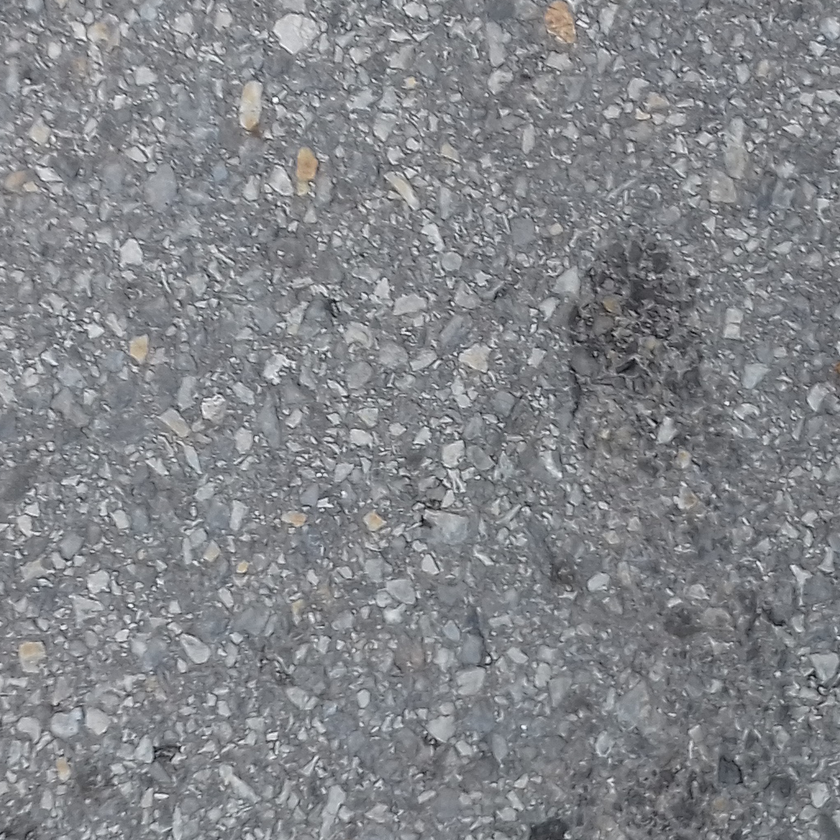
#> input picture assignment_3/images/train/asphalt/asphalt_04.png, 840 x 840 px, shrunk from 1025 x 1025 before the run
$ python main.py
#> lines starting #> are read from the running program, lines starting #| are printed output that depends on the picture
### assignment_3/glcm.py
import numpy as np

def glcm_hist_dict(image):
    height, width = image.shape
    list_histogram = []
    image_histogram = {}
    glcm_dict = {}
    for i, x in zip(range(height), range(height)):
        for j, y in zip(range(width), range(width - 1)):
            pixel_pair = (image[x, y], image[x, y + 1])
            if pixel_pair in glcm_dict:
                glcm_dict[pixel_pair] += 1
            else:
                glcm_dict[pixel_pair] = 1
            if image[i, j] in image_histogram:
                image_histogram[image[i, j]] += 1
            else:
                image_histogram[image[i, j]] = 1
                list_histogram.insert(0, image[i, j])
    list_histogram.sort()
    return [list_histogram, image_histogram, glcm_dict]

def glcm_mounter(image):
    list_histogram, image_histogram, glcm_dict = glcm_hist_dict(image)
    aux_shape = len(list_histogram)

    matrix_glcm = np.zeros((aux_shape, aux_shape), dtype=np.float32)

    for n, i in zip(list_histogram, range(aux_shape)):
        for m, j in zip(list_histogram, range(aux_shape)):
            if (n, m) in glcm_dict:
                matrix_glcm[i, j] = glcm_dict[(n, m)]

    return matrix_glcm

### assignment_3/features.py
import numpy as np
import matplotlib.pyplot as plt


# [62 lines left out: functions contrast, energy, homogeneity, correlation, not called in this run]

def all_features(matrix, exclude = 0):
    height, width = matrix.shape
    sum_contrast = 0
    sum_corr = 0
    sum_energy = 0
    sum_homogeneity = 0
    list_sum_i = []
    list_sum_j = []

    for i, j in zip(range(height), range(width)):
        sum_i = np.sum(matrix[i, :])
        sum_j = np.sum(matrix[:, j])
        list_sum_i.append(sum_i)
        list_sum_j.append(sum_j)

    average_sum_i = 0
    average_sum_j = 0
    if exclude != 4:
        for i in range(1, height + 1):
            average_sum_i += i * (list_sum_i[i - 1])
        for j in range(1, width + 1):
            average_sum_j += j * (list_sum_j[j - 1])

        sum_aux = 0
        for i in range(1, height + 1):
            sum_aux += ((i - average_sum_i) ** 2) * list_sum_i[i - 1]
        std_i = sum_aux ** (1 / 2)
        sum_aux = 0
        for j in range(1, width + 1):
            sum_aux += ((j - average_sum_j) ** 2) * list_sum_j[j - 1]
        std_j = sum_aux ** (1 / 2)

    for i in range(1, height + 1):
        for j in range(1, width + 1):
            if exclude != 1:
                sum_contrast += ((abs(i - j))**2) * matrix[i - 1, j - 1]
            if exclude != 2:
                sum_energy += (matrix[i - 1, j - 1])**2
            if exclude != 3:
                sum_homogeneity += matrix[i - 1, j - 1]/(1 + (abs(i - j)))
            if exclude != 4:
                sum_corr += ((i - average_sum_i) * (j - average_sum_j) *
                                 matrix[i - 1, j - 1]) / (std_i * std_j)

    if(exclude == 3):
        return [sum_contrast, sum_corr, sum_energy]
    return [sum_contrast, sum_corr, sum_energy, sum_homogeneity]

# Faço a relação de todas as features entre os três tipos de terreno #
# 1 = Asfalto, primeiras 25 imagens #
# 2 = Perigo, próximas 25 imagens #
# 3 = Grama, próximas 25 imagens #
# Com esses valores, seleciono o maior valor de cada terreno e identifico a característica em comum nas 3 relações, então a elimino #

def feature_relation(feat_array):
    for type in range(3):
        if type == 1:
            relation_con_cor = np.corrcoef(feat_array[:25, 0], feat_array[:25, 1])
            relation_con_ene = np.corrcoef(feat_array[:25, 0], feat_array[:25, 2])
            relation_con_hom = np.corrcoef(feat_array[:25, 0], feat_array[:25, 3])
            relation_cor_ene = np.corrcoef(feat_array[:25, 1], feat_array[:25, 2])
            relation_cor_hom = np.corrcoef(feat_array[:25, 1], feat_array[:25, 3])
            relation_ene_hom = np.corrcoef(feat_array[:25, 2], feat_array[:25, 3])
            relation_list_1 = [(abs(relation_con_cor[0, 1]), 'Contrast&Correlation'), (abs(relation_con_ene[0, 1]), 'Contrast&Energy'), (abs(relation_con_hom[0, 1]), 'Contrast&Homogeneity'),
                             (abs(relation_cor_ene[0, 1]), 'Correlation&Energy'), (abs(relation_cor_hom[0, 1]), 'Correlation&Homogeneity'), (abs(relation_ene_hom[0, 1]), 'Energy&Homogeneity')]
            relation_list_1.sort()
        elif type == 2:
            relation_con_cor = np.corrcoef(feat_array[25:50, 0], feat_array[25:50, 1])
            relation_con_ene = np.corrcoef(feat_array[25:50, 0], feat_array[25:50, 2])
            relation_con_hom = np.corrcoef(feat_array[25:50, 0], feat_array[25:50, 3])
            relation_cor_ene = np.corrcoef(feat_array[25:50, 1], feat_array[25:50, 2])
            relation_cor_hom = np.corrcoef(feat_array[25:50, 1], feat_array[25:50, 3])
            relation_ene_hom = np.corrcoef(feat_array[25:50, 2], feat_array[25:50, 3])
            relation_list_2 = [(abs(relation_con_cor[0, 1]), 'Contrast&Correlation'), (abs(relation_con_ene[0, 1]), 'Contrast&Energy'), (abs(relation_con_hom[0, 1]), 'Contrast&Homogeneity'),
                             (abs(relation_cor_ene[0, 1]), 'Correlation&Energy'), (abs(relation_cor_hom[0, 1]), 'Correlation&Homogeneity'), (abs(relation_ene_hom[0, 1]), 'Energy&Homogeneity')]
            relation_list_2.sort()
        else:
            relation_con_cor = np.corrcoef(feat_array[50:, 0], feat_array[50:, 1])
            relation_con_ene = np.corrcoef(feat_array[50:, 0], feat_array[50:, 2])
            relation_con_hom = np.corrcoef(feat_array[50:, 0], feat_array[50:, 3])
            relation_cor_ene = np.corrcoef(feat_array[50:, 1], feat_array[50:, 2])
            relation_cor_hom = np.corrcoef(feat_array[50:, 1], feat_array[50:, 3])
            relation_ene_hom = np.corrcoef(feat_array[50:, 2], feat_array[50:, 3])
            relation_list_3 = [(abs(relation_con_cor[0, 1]), 'Contrast&Correlation'), (abs(relation_con_ene[0, 1]), 'Contrast&Energy'), (abs(relation_con_hom[0, 1]), 'Contrast&Homogeneity'),
                             (abs(relation_cor_ene[0, 1]), 'Correlation&Energy'), (abs(relation_cor_hom[0, 1]), 'Correlation&Homogeneity'), (abs(relation_ene_hom[0, 1]), 'Energy&Homogeneity')]
            relation_list_3.sort()

    greatest_relation_1 = relation_list_1[5]
    greatest_relation_2 = relation_list_2[5]
    greatest_relation_3 = relation_list_3[5]

    print("- Greatest Relations -")
    print("Asphalt: \n - Value: [", greatest_relation_1[0], "]  Relation: [", greatest_relation_1[1], "]")
    print("Danger: \n - Value: [", greatest_relation_2[0], "]  Relation: [", greatest_relation_2[1], "]")
    print("Grass: \n - Value: [", greatest_relation_3[0], "]  Relation: [", greatest_relation_3[1], "]")
    print()

    # Contraste e Correlação #
    plt.scatter(feat_array[:26, 0], feat_array[:26, 1], color='blue')
    plt.scatter(feat_array[26:51, 0], feat_array[26:51, 1], color='red')
    plt.scatter(feat_array[51:, 0], feat_array[51:, 1], color='green')
    plt.xlabel('Contrast')
    plt.ylabel('Correlation')
    plt.savefig("./CONvsCOR.png")
    plt.close()

    # Contraste e Energia #
    plt.scatter(feat_array[:26, 0], feat_array[:26, 2], color='darkblue')
    plt.scatter(feat_array[26:51, 0], feat_array[26:51, 2], color='crimson')
    plt.scatter(feat_array[51:, 0], feat_array[51:, 2], color='darkgreen')
    plt.xlabel('Contrast')
    plt.ylabel('Energy')
    plt.savefig("./CONvsENE.png")
    plt.close()

    # Correlação e Energia #
    plt.scatter(feat_array[:26, 1], feat_array[:26, 2], color='lightblue')
    plt.scatter(feat_array[26:51, 1], feat_array[26:51, 2], color='coral')
    plt.scatter(feat_array[51:, 1], feat_array[51:, 2], color='lightgreen')
    plt.xlabel('Correlation')
    plt.ylabel('Energy')
    plt.savefig("./CORvsENE.png")
    plt.close()

### assignment_3/main.py
import cv2 as cv
import glob
import argparse
import matplotlib.pyplot as plt
import os
import itertools

from sklearn.metrics import confusion_matrix, f1_score, classification_report, accuracy_score
from sklearn.preprocessing import normalize
from sklearn.neighbors import KNeighborsClassifier
from imutils import paths

from glcm import *
from features import *

def rgb_to_greyscale(image):
    height, width, channels = image.shape
    grey = np.zeros((height, width), dtype = np.uint8)

    grey[:, :] = (0.114 * image[:, :, 0]) + (0.587 * image[:, :, 1]) + (0.299 * image[:, :, 2])
    return grey

# Para cada imagem adquiro sua matriz GLCM e suas respectivas features.
def extract_features(images, discard=False):
    features_array = []

    for img in images:
        matrix_glcm = glcm_mounter(rgb_to_greyscale(img))
        matrix_glcm /= np.sum(matrix_glcm)

        if(discard): # Descarta uma feature
            features = all_features(matrix_glcm, 3)
            for l in features:
                features_array.append(l)
        else:
            features = all_features(matrix_glcm)
            features_array.append(features)

    features_array = np.array(features_array, dtype = np.float32)
    if(discard):
        data = np.reshape(features_array, (features_array.shape[0]//3, 3))
        return data
    return features_array

def plot_confusion_matrix(classes, y_test, y_pred):
	cnf_matrix = confusion_matrix(y_test, y_pred)
	np.set_printoptions(precision=2)

	cnf_matrix = cnf_matrix.astype('float') / cnf_matrix.sum(axis=1)[:, np.newaxis]

	# Plot normalized confusion matrix
	plt.figure(figsize=(4, 4))
	plt.imshow(cnf_matrix, interpolation='nearest', cmap=plt.cm.Blues)
	plt.title('Confusion matrix')
	plt.colorbar()
	tick_marks = np.arange(len(classes))
	plt.xticks(tick_marks, classes, rotation=90)
	plt.yticks(tick_marks, classes)

	fmt = '.2f'
	thresh = cnf_matrix.max() / 2.
	for i, j in itertools.product(range(cnf_matrix.shape[0]), range(cnf_matrix.shape[1])):
		plt.text(j, i, format(cnf_matrix[i, j], fmt), horizontalalignment="center",
					color="white" if cnf_matrix[i, j] > thresh else "black")

	plt.ylabel('True label')
	plt.xlabel('Predicted label')
	plt.tight_layout()
	plt.savefig("confusion_matrix.png")


def split(image_path):
	data = []
	labels = []

	for img in image_path:
		image = cv.imread(img)
		data.append(image)

		label = img.split(os.path.sep)[-2]
		labels.append(label)

	data = np.array(data, dtype="float")
	labels = np.array(labels)

	return data, labels

def main():
    # construct the argument parser and parse the arguments
    ap = argparse.ArgumentParser()
    ap.add_argument("-d", "--dataset",
        help="path to input directory of images", default="images")
    args = vars(ap.parse_args())

    print("[INFO] loading images...")
    image_path = sorted(list(paths.list_images(args["dataset"] + "/train")))
    trainX, trainY = split(image_path)
#> in split, image is the input picture: shape (840, 840, 3); mean B, G, R 137, 132.9, 130.9

    print("[INFO] extracting features...")
    train_feat_array = extract_features(trainX)
#> the loop in extract_features, `for img in images:` made 1 pass
#> (channels in rgb_to_greyscale, aux_shape in glcm_mounter) on pass 1: (3, 250)
#> pass 1, in extract_features, `matrix_glcm = glcm_mounter(rgb_to_greyscale(img))`:
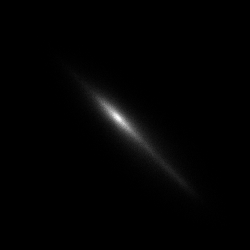
#> matrix_glcm: shape (250, 250) float32; min 0, max 975, mean 11.3; drawn with min black and max white
#> after the loop in extract_features, `for img in images:`: features_array = [[192.1, 0.876, 0.000364, 0.216]]
#> train_feat_array = [[192.1, 0.876, 0.000364, 0.216]]

    print("[INFO] making feature relation...")
    # Descubro qual feature devo ignorar #
    feature_relation(train_feat_array)
#> in feature_relation, `greatest_relation_1 = relation_list_1[5]`: greatest_relation_1 = (nan, 'Energy&Homogeneity')
#| Asphalt:
#|  - Value: [ nan ]  Relation: [ Energy&Homogeneity ]
#| Danger:
#|  - Value: [ nan ]  Relation: [ Energy&Homogeneity ]
#| Grass:
#|  - Value: [ nan ]  Relation: [ Energy&Homogeneity ]
#> in feature_relation, `plt.savefig("./CONvsCOR.png")`:
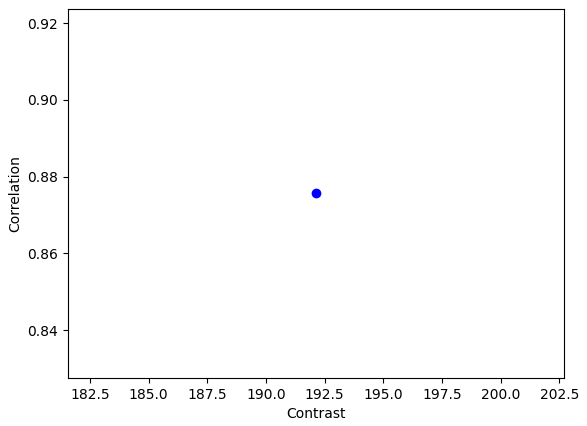
#> figure drawn by matplotlib, 1 panel
#> in feature_relation, `plt.savefig("./CONvsENE.png")`:
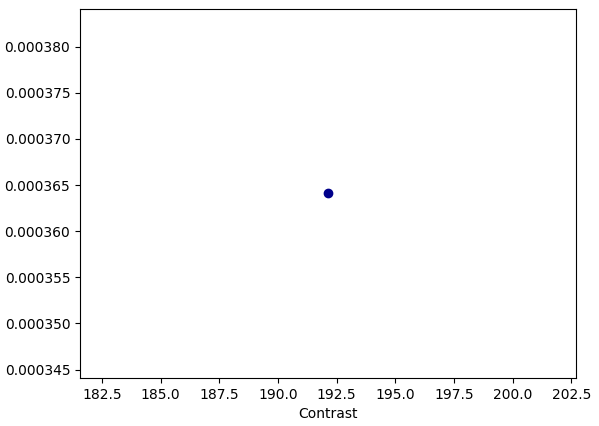
#> figure drawn by matplotlib, 1 panel
#> in feature_relation, `plt.savefig("./CORvsENE.png")`:
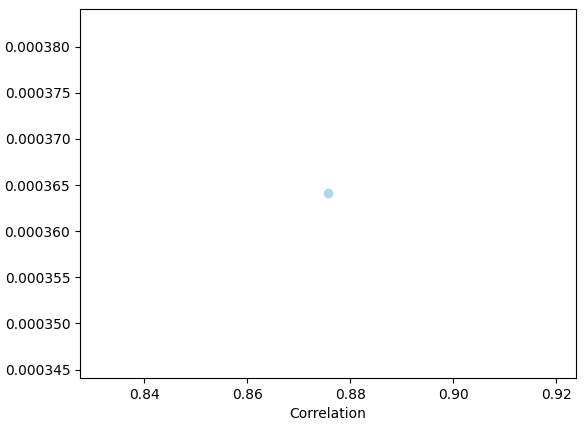
#> figure drawn by matplotlib, 1 panel

    clf = KNeighborsClassifier(n_jobs=-1, n_neighbors=5)

    print("[INFO] loading images with one feature discarded...")
    trainX = extract_features(trainX, discard=True)
#> the loop in extract_features (call 2), `for img in images:` made 1 pass
#> trainX = [[192.1, 0.876, 0.000364]]
    normalize(trainX)
    clf.fit(trainX, trainY)

    image_path = sorted(list(paths.list_images(args["dataset"] + "/test")))
    testX, testY = split(image_path)
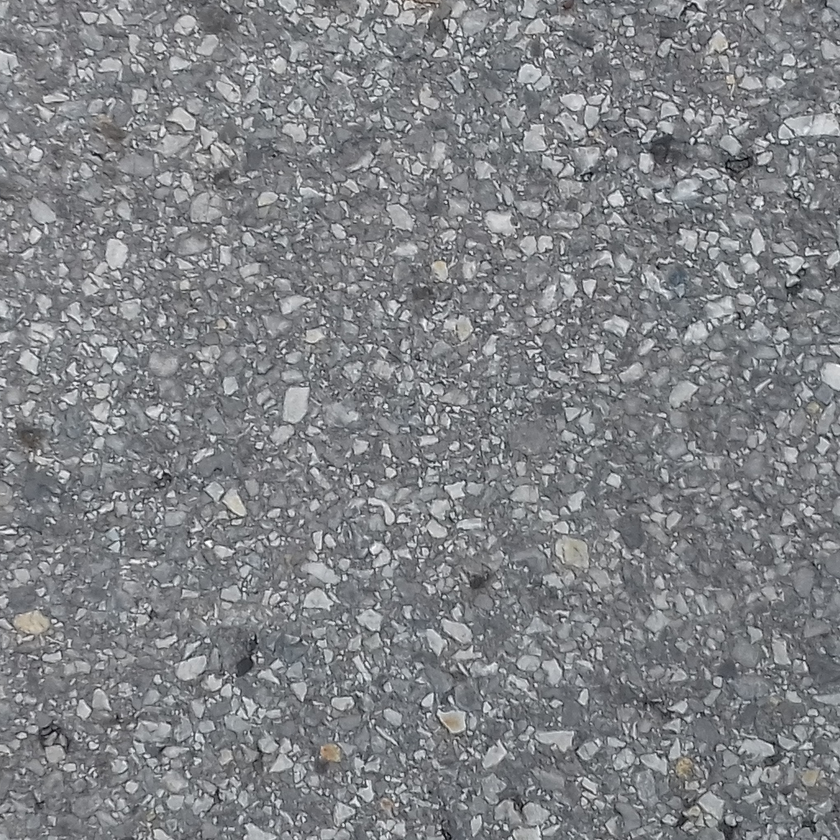
#> input picture assignment_3/images/test/asphalt/asphalt_31.png, 840 x 840 px, shrunk from 1025 x 1025 before the run
#> in split, image is the input picture: shape (840, 840, 3); mean B, G, R 133.5, 130, 128.1
    testX = extract_features(testX, discard=True)
#> the loop in extract_features (call 3), `for img in images:` made 2 passes
#> (channels in rgb_to_greyscale, aux_shape in glcm_mounter) on passes 1 to 2: (3, 255), (3, 256)
#> pass 2, in extract_features (call 3), `matrix_glcm = glcm_mounter(rgb_to_greyscale(img))`:
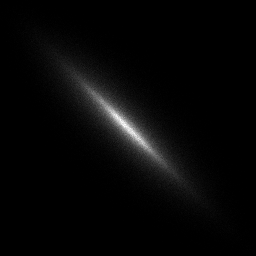
#> matrix_glcm: shape (256, 256) float32; min 0, max 398, mean 10.8; drawn with min black and max white
#> after the loop in extract_features (call 3), `for img in images:`: features_array = [451.6, 0.796, 0.000203, 406.5, 0.851, 0.000161]
#> in extract_features (call 3), `data = np.reshape(features_array, (features_array.shape[0]//3, 3))`: data = [[451.6, 0.796, 0.000203], [406.5, 0.851, 0.000161]]
#> testX has the same summary as data in extract_features

    normalize(testX)
    print("[INFO] evaluating the classifier for binary and multiclass classification...")
#> (the run stopped early here; a loop or call above may not have finished)
